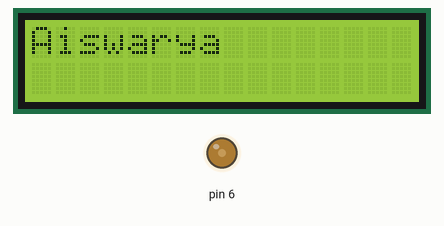
A sketch run on a simulated Arduino Uno, built with avr-gcc and run on an emulated ATmega328P. Shown: 16×2 character LCD, output pins drawn as LEDs (lit = HIGH).

Above: at 0.1 s.
At 2.1 s:
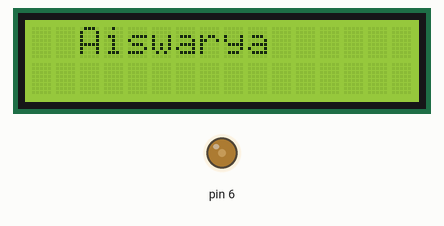
At 4.1 s:
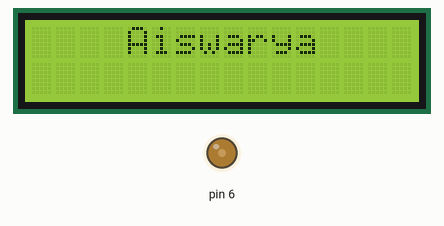
At 8.1 s:
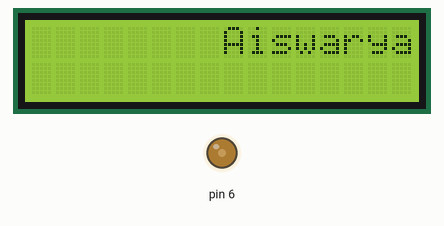
At 12.2 s:
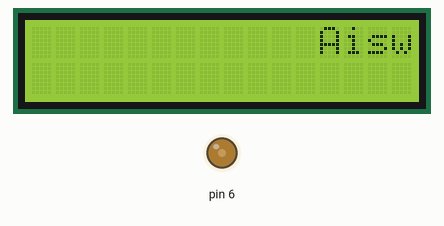
At 17.2 s:
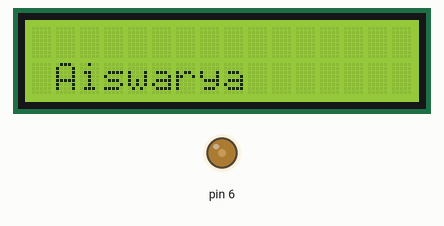

The sketch:

sketch_nov09b.ino
```cpp
#include <LiquidCrystal.h>
int C=75;
LiquidCrystal lcd(12,11,5,4,3,2);
void setup() {
  analogWrite(6,C);
  lcd.begin(16,2);

}

void loop() {
  // put your main code here, to run repeatedly:
  int i;
  for(i=0;i<16;i++)
  {
  lcd.clear();
  lcd.setCursor(i,i%2);
  lcd.print("Aiswarya");
  delay(1000);
  }
}
```

Measured:
- by itself, everything shown: repeats every 16.1 s, in 16 steps
- what the display in image 1 shows lasts 1.0 s, from 2.1 s to 3.1 s
